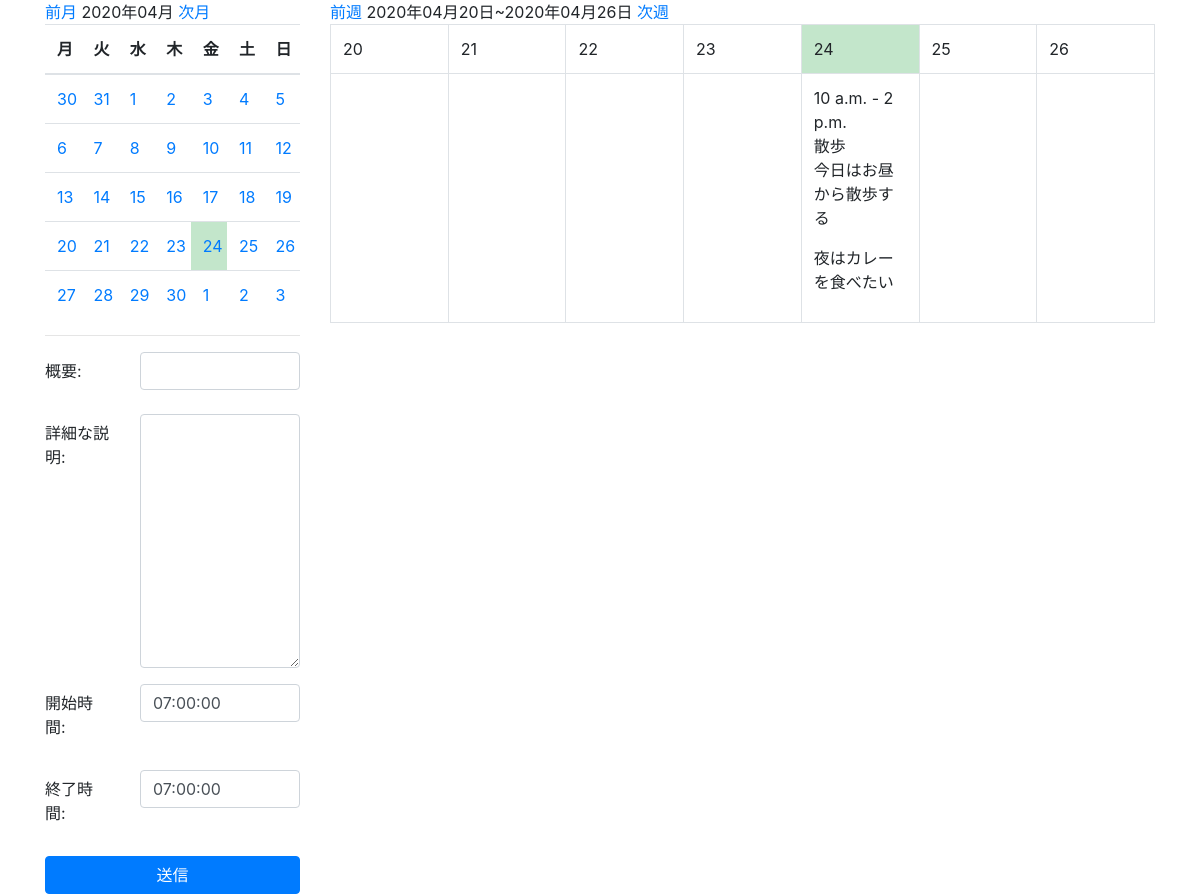
/mycalendar/, run on the app's committed database.
### app/models.py (models this page shows, shortened)
class Schedule(models.Model):
    summary=models.CharField('概要',max_length=50)
    description=models.TextField('詳細な説明',blank=True)
    start_time=models.TimeField('開始時間',default=datetime.time(7,0,0))
    end_time=models.TimeField('終了時間',default=datetime.time(7,0,0))
    date=models.DateField('日付')
    created_at=models.DateTimeField('作成日',default=timezone.now)

### app/views.py (the view, shortened to what this page needs)
# urls.py: path('mycalendar/',views.MyCalendar.as_view(),name='mycalendar'),
class MyCalendar(mixins.MonthCalendarMixin,mixins.WeekWithScheduleMixin,generic.CreateView):#CreateViewはオブジェクトの新規作成フォーム画面の描画およびバリデーションエラー表示の機能を持つクラスです。
    template_name='app/mycalendar.html'
    model=Schedule
    date_field='date'
    form_class=BS4ScheduleForm
    def get_context_data(self,**kwargs): #それぞれのMixinで定義している、カレンダー情報取得用のメソッドを呼び出す。・get_context_data(self, **kwargs)パラメータで受け取った値を編集したり、テンプレートに渡したい時
        context=super().get_context_data(**kwargs)
        week_calendar_context=self.get_week_calendar()
        month_calendar_context=self.get_month_calendar()
        context.update(week_calendar_context) #update():データベースのデータを一括更新
        context.update(month_calendar_context)
        return context

### app/forms.py (shortened to what this page needs)
class BS4ScheduleForm(forms.ModelForm):#Modelクラスを元にFieldを自動的に生成してくれるクラス。登録・更新はModelForm,検索で使う入力項目はFormというように使い分け、validationを行う時にユニーク制約のチェックも行う為、複雑なModelになるほどModelFormが便利になります。
    """メタクラスは「「class文の持つ定義する機能」を定義する機能」がある,class文の中に入れ子でMetaという名前のclass文を定義しておくと、そこから情報を読み取って定義しているクラス（ここでいうとBS4Schedule..の方）にデータベースアクセスに関連する追加の情報や機能を差し挟んでくれる"""
    class Meta:
        model=Schedule #メタクラスに定義されている変数の一つ。model:紐付けるモデルクラスを指定。Scheduleはmodels.pyに定義したクラス名
        fields=('summary','description','start_time','end_time') #fields:Modelから入力フォームを生成する対象のフィールドをタプル形式で指定します。
        widgets={
            'summary':forms.TextInput(attrs={
                'class':'form-control',
            }),
            'description':forms.Textarea(attrs={
                'class':'form-control',
            }),
            'start_time':forms.TextInput(attrs={
                'class':'form-control',
            }),
            'end_time':forms.TextInput(attrs={
                'class':'form-control',
            }),
        } #widgets:画面表示に使用するウィジェットを指定します。未指定の場合、デフォルトで設定されているウィジェットが使われます。attrs:個々のウィジェットの属性こ細かく指定するには、フィールドにカスタムの ウィジェットを指定して、ウィジェットのレンダリング時に使われる属性を指定する。それがattr.

### app/mixins.py (called while the page is built)
    def setup_calendar(self):
        self._calendar=calendar.Calendar(self.first_weekday)

    def get_week_names(self):
        week_names=deque(self.week_names)
        week_names.rotate(-self.first_weekday)#リスト内の要素を右に一つずつ移動...なんてときは,dequeを使うとなかなか面白いです。
        return week_names

    def get_previous_month(self,date):
        if date.month == 1:
            return date.replace(year=date.year-1,month=12,day=1)
        else:
            return date.replace(month=date.month-1,day=1)

    def get_next_month(self,date):
        if date.month ==12:
            return date.replace(year=date.year+1,month=1,day=1)
        else:
            return date.replace(month=date.month+1,day=1)

    def get_month_days(self,date):
        return self._calendar.monthdatescalendar(date.year,date.month)

    def get_current_month(self):
        month=self.kwargs.get('month')
        year=self.kwargs.get('year')
        if month and year:
            month=datetime.date(year=int(year),month=int(month),day=1)
        else:
            month=datetime.date.today().replace(day=1)
        return month

### app/templates/app/mycalendar.html (shortened to what this page needs)
{% extends 'app/base.html' %}
{% block content %}
    <div class="row">
        <div class="col-md-3">
            {% include 'app/includes/month.html' %}
            <hr>
            <form action="" method="POST">
                {% for field in form %}
                    <div class="form-group row">
                        <label for="{{field.id_for_label }}"
                            class="col-sm-4 col-form-label">{{ field.label_tag }}</label>
                        <div class="col-sm-8">
                            {{ field }}
                        </div>
                    </div>
                {% endfor %}
                <button type="submit" class="btn btn-primary btn-block">送信</button>
            </form>
        </div>
        <div class="col-md-9">
            {% include 'app/includes/week.html' %}
        </div>
    </div>
{% endblock %}
{% block extrajs %}
    <link rel="stylesheet" type="text/css"
        href="https://cdnjs.cloudflare.com/ajax/libs/timedropper/1.0/timedropper.min.css">
{% endblock %}

### app/templates/app/includes/week.html
<a href="{% url 'app:mycalendar' week_previous.year week_previous.month week_previous.day %}">前週</a>
{{ week_first | date:"Y年m月d日" }}~{{ week_last | date:"Y年m月d日" }}
<a href="{% url 'app:mycalendar' week_next.year week_next.month week_next.day %}">次週</a>
<table class="table table-bordered" style="table-layout: fixed;">
    <tbody>
        <tr>
            {% for day in week_days %}
                {% if now == day %}
                    <td class="table-success">
                        {% else %}
                    <td>
                {% endif %}
                {% if week_first.month != day.month %}
                    {{ day | date:"m/d" }}
                {% else %}
                    {{ day.day }}
                {% endif %}
                    </td>
            {% endfor %}
        </tr>
        <tr>
            {% for schedules in week_day_schedules.values %}
                <td>
                    {% for s in schedules %}
                        {{ s.start_time }} - {{ s.end_time }}<br>
                        {{ s.summary }}<br>
                        {{ s.description | linebreaks }}
                    {% endfor %}
                </td>
            {% endfor %}
        </tr>
    </tbody>
</table>

### data on the page
Schedule: start_time "10 a.m.", end_time "2 p.m.", summary "散歩", description "今日はお昼から散歩する 夜はカレーを食べたい"

### other printed values
{{ month_current | date:"Y年m月" }} "2020年04月"
{{ w }} "月" "火" "水" "木" "金" "土" "日"
{{ day.day }} "30" "31" "1" "2" "3" "4" "5" "6" "7" "8" "9" "10" "11" "12" "13" "14" "15" "16" "17" "18" "19" "20" "21" "22" "23" "24" "25" "26" "27" "28" "29" "30" "1" "2" "3"
{{ field.label_tag }} "概要:" "詳細な説明:" "開始時間:" "終了時間:"
{{ week_first | date:"Y年m月d日" }} "2020年04月20日"
{{ week_last | date:"Y年m月d日" }} "2020年04月26日"
{{ day.day }} "20" "21" "22" "23" "24" "25" "26"
